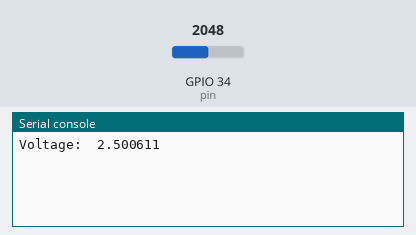
The program below on a simulated ESP32 board running MicroPython. Parts: the last lines printed to the serial console. Inputs (shaded band) come from the test bench; at power-on: GPIO 34 (pin) = 2048 (analog values on the 0–4095 scale).

Above: at 1.2 s.
1.3 s: GPIO 34 (pin) set to 2866
At 2.5 s:
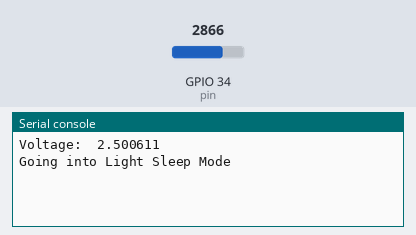
15.3 s: GPIO 34 (pin) set to 3603
At 26.2 s:
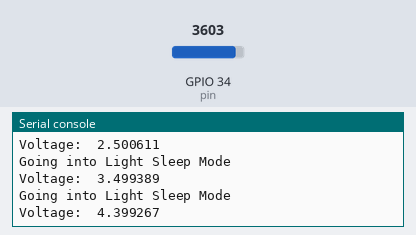

Measured:
- after the input at 15.3 s, the serial console: prints a new line after 9.7 s (image 2)

The program:

lab2_punto2_version2.py
```python
from machine import Pin # Para definir los pines
from machine import ADC # Declaracion de la conversion ADC
from time import sleep_ms # libreria de tiempo Sleep
from machine import lightsleep # libreria para el lightsleep


pin = Pin(34)


adc=ADC(pin)
adc.atten(ADC.ATTN_11DB)

while True:
    val1=adc.read()
    val2=5*val1/4095
    print('Voltage: ',val2)
    sleep_ms(2000)

    print('Going into Light Sleep Mode')
    sleep_ms(500)
    lightsleep(10000)     #10000ms sleep time
```
